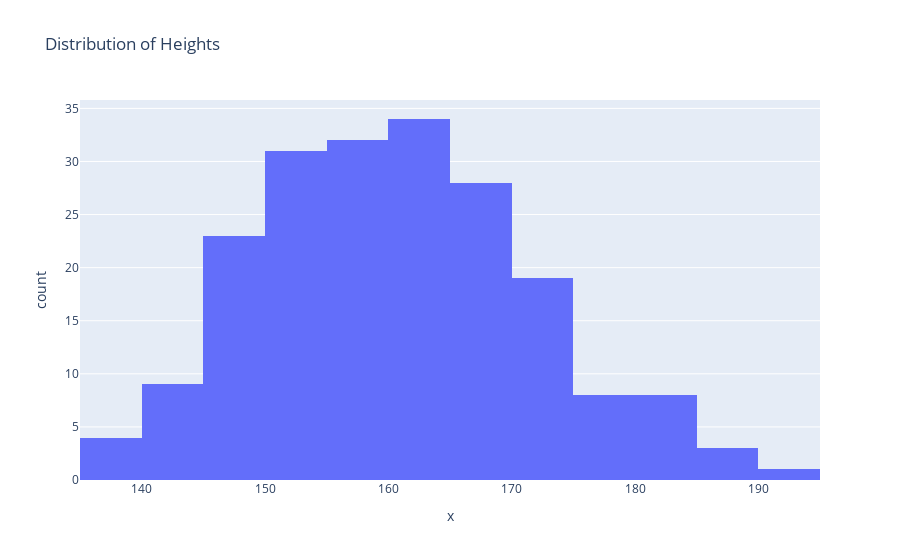

Here is the notebook cell this chart was saved with:
### Markdown cell above
## 4.Histogram: 
 A histogram is used to represent continuous data in the form of bar. Each bar has discrete values in bar graphs, whereas in histograms, we have bars representing a range of values. Histograms show frequency distributions. We can use histograms to visualize:
 
 * Students marks distribution
 * Frequency of waiting time of customers in a Bank

### Code cell
##Example 4: Let us illustrate the distribution of heights of 200 people using a histogram

import numpy as np
#Here we will concentrate on heights which are 160 and the standard deviation is 11
heights_array = np.random.normal(160, 11, 200)
## Use plotly express histogram chart function px.histogram.Provide input data x to the histogram
fig = px.histogram(x=heights_array,title="Distribution of Heights")
fig.show()

### Figure 1 — Plotly figure (JSON) as saved in the notebook; plotly's stock layout.template omitted (floating-point values rounded to 4 significant figures; data arrays with more than 128 entries replaced by an {"elided": "..."} marker saying what was removed)
{"data": [{"bingroup": "x", "hovertemplate": "x=%{x}<br>count=%{y}<extra></extra>", "legendgroup": "", "marker": {"color": "#636efa", "pattern": {"shape": ""}}, "name": "", "orientation": "v", "showlegend": false, "type": "histogram", "x": {"elided": "200 float values"}, "xaxis": "x", "yaxis": "y"}], "layout": {"barmode": "relative", "legend": {"tracegroupgap": 0}, "title": {"text": "Distribution of Heights"}, "xaxis": {"anchor": "y", "domain": [0, 1], "title": {"text": "x"}}, "yaxis": {"anchor": "x", "domain": [0, 1], "title": {"text": "count"}}}}
